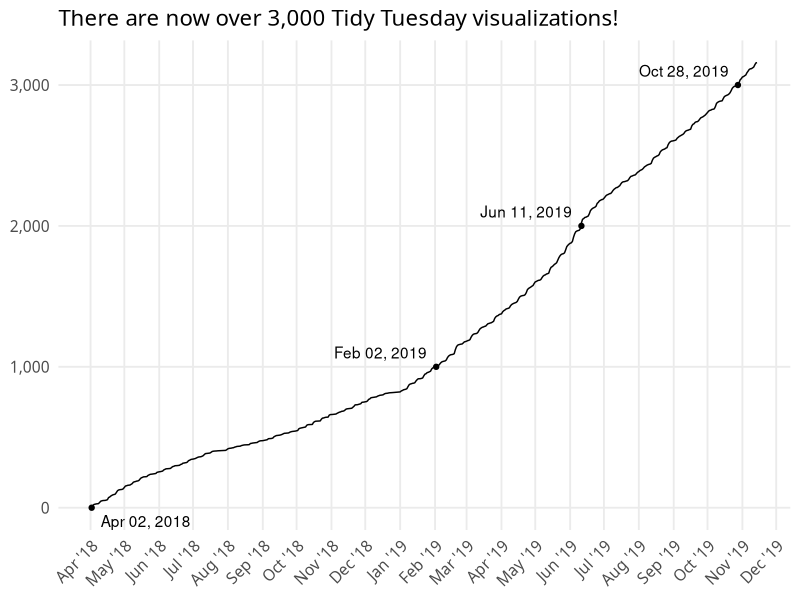
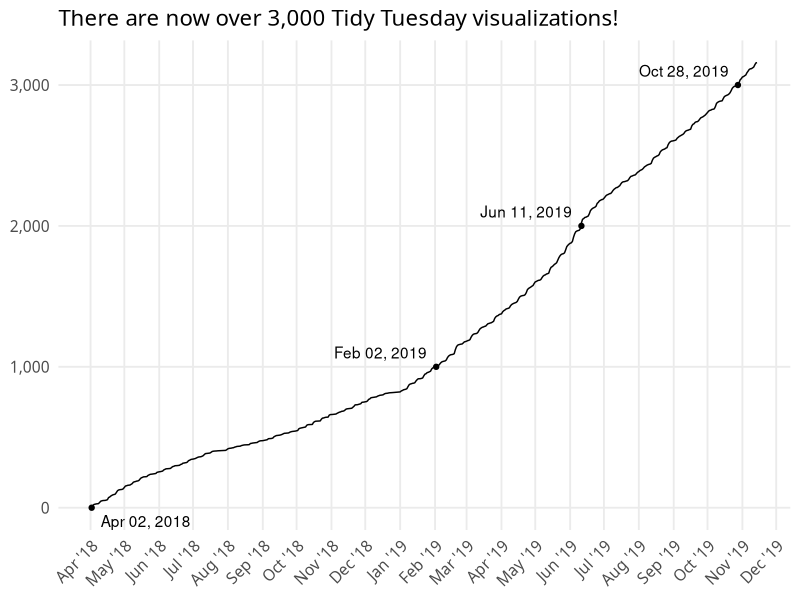

The R script that drew these images, in order:
library(tidyverse)
library(lubridate)

read_tsv(file.path("data", "tweets.tsv")) %>%
  filter(dataset_id != "x") %>%
  select(created_at) %>%
  transmute(date = round_date(as_date(created_at), "day")) %>%
  group_by(date) %>%
  summarize(n = n()) %>%
  ungroup() %>%
  mutate(cumsum_n = cumsum(n)) %>%
  ggplot(aes(date, cumsum_n)) + 
    geom_line() +
    annotate("point", x = as_date("2018-04-02"), y = 0) +
    annotate("point", x = as_date("2019-02-02"), y = 1000) +
    annotate("point", x = as_date("2019-06-11"), y = 2000) +
    annotate("point", x = as_date("2019-10-28"), y = 3000) +
    annotate("text", x = as_date("2018-04-02"), y = 0, hjust = -0.1, vjust = 1.6, label = "Apr 02, 2018") +
    annotate("text", x = as_date("2019-02-02"), y = 1000, hjust = 1.1, vjust = -0.7, label = "Feb 02, 2019") +
    annotate("text", x = as_date("2019-06-11"), y = 2000, hjust = 1.1, vjust = -0.7, label = "Jun 11, 2019") +
    annotate("text", x = as_date("2019-10-28"), y = 3000, hjust = 1.1, vjust = -0.7, label = "Oct 28, 2019") +
    labs(title = "There are now over 3,000 Tidy Tuesday visualizations!", 
         x = NULL, y = NULL) +
    scale_y_continuous(labels = scales::comma) +
    scale_x_date(date_labels = "%b '%y", date_breaks  = "1 month") +
    theme_minimal(base_family = "Fira Sans Extra Condensed Light",
                  base_size = 14) +
    theme(plot.title = element_text(family = "Fira Sans Extra Condensed", size = 16),
          panel.grid.minor.y = element_blank(),
          panel.grid.minor.x = element_blank(),
          axis.text.x = element_text(angle = 45, hjust = 1))

ggsave("tidy-tuesday-3k.png", width = 7, height = 5.1, dpi = 300)

